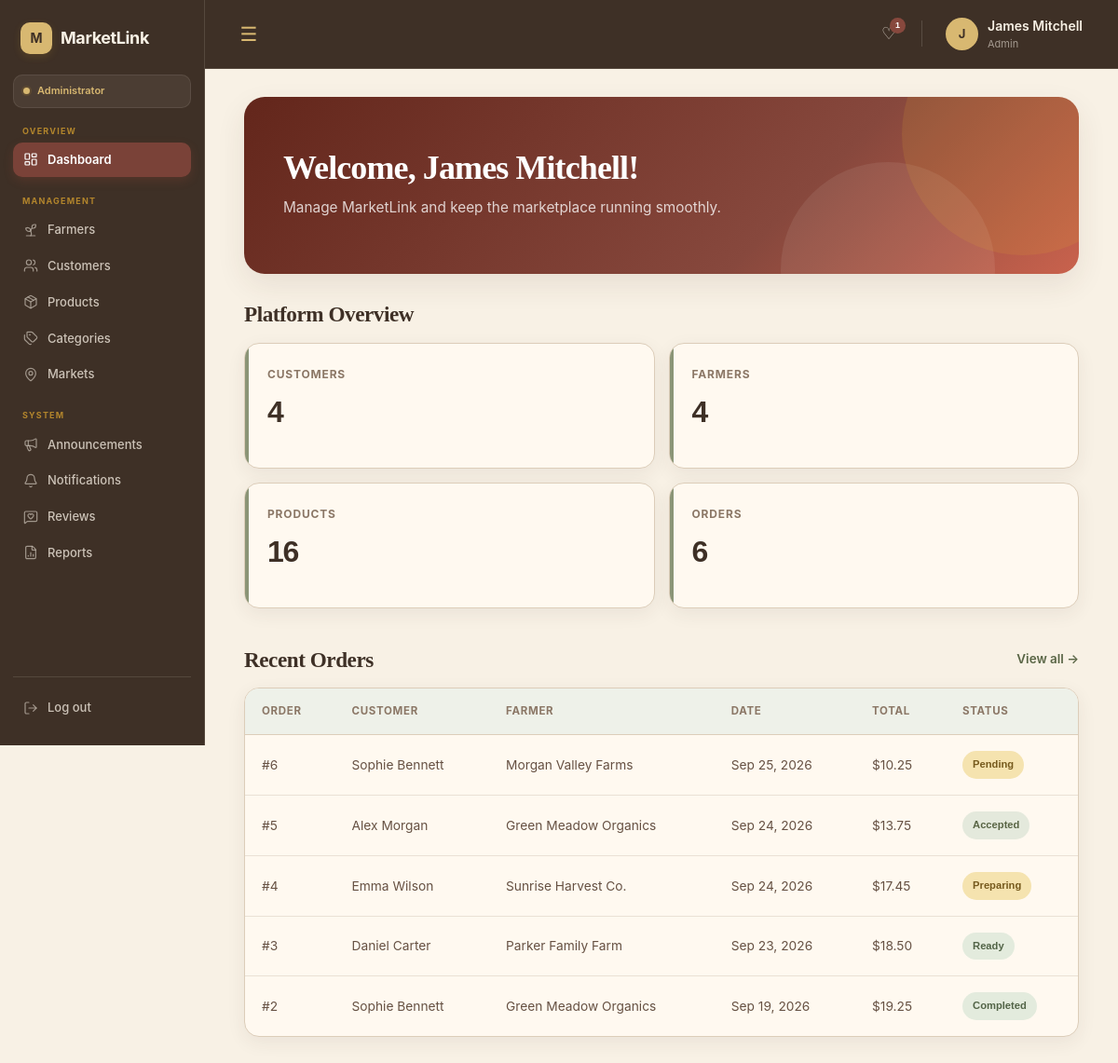
The app's page /admin/dashboard.php (signed in), older data.
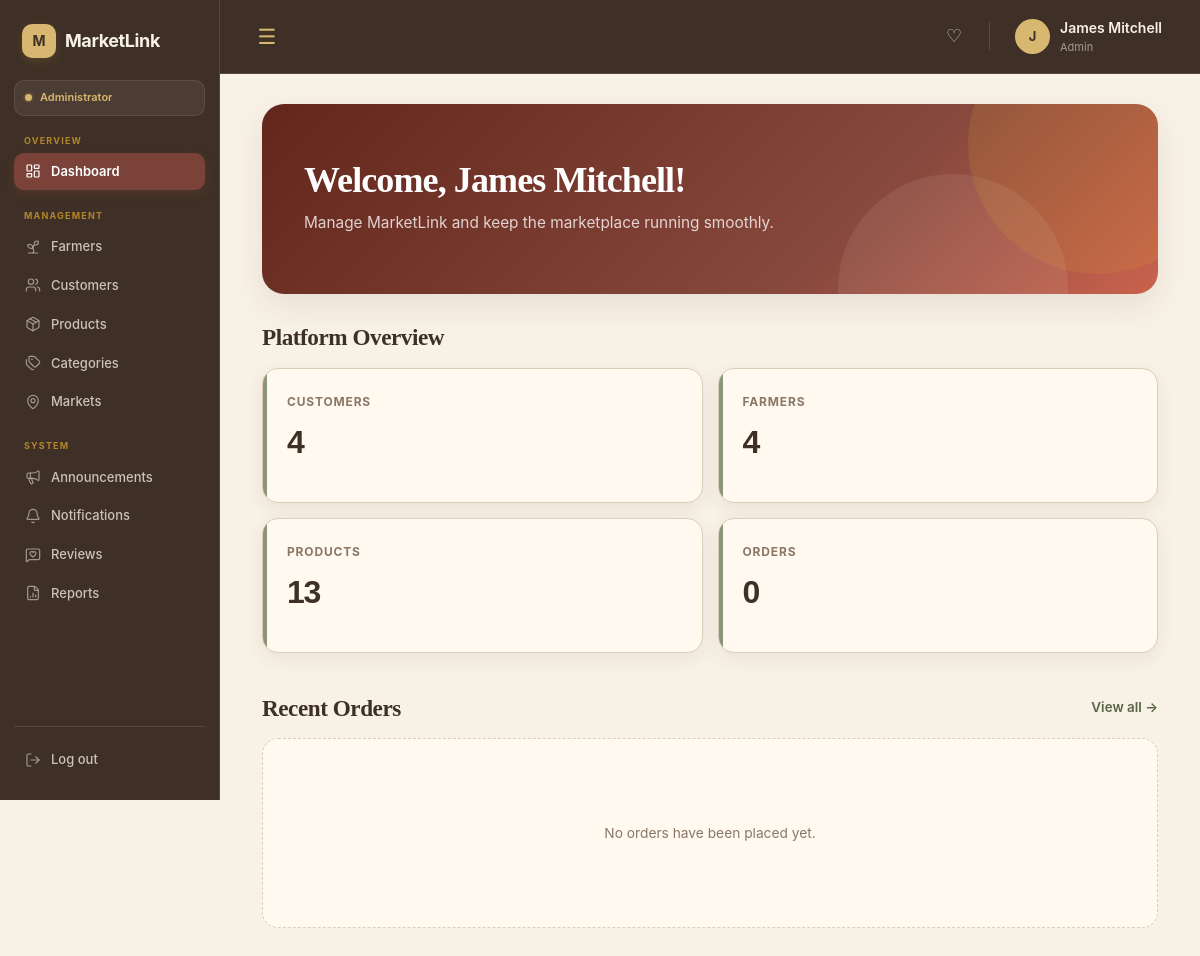
The same page, newer data.
### tables this page shows
CREATE TABLE `orders` (
  `id` int(10) UNSIGNED NOT NULL,
  `customer_id` int(10) UNSIGNED NOT NULL,
  `farmer_id` int(10) UNSIGNED NOT NULL,
  `market_id` int(10) UNSIGNED NOT NULL,
  `pickup_slot_id` int(10) UNSIGNED NOT NULL,
  `pickup_date` date DEFAULT NULL,
  `status` enum('pending','accepted','preparing','ready','completed','cancelled') NOT NULL DEFAULT 'pending',
  `subtotal` decimal(10,2) NOT NULL DEFAULT 0.00,
  `notes` text DEFAULT NULL,
  `created_at` timestamp NOT NULL DEFAULT current_timestamp(),
  `updated_at` timestamp NOT NULL DEFAULT current_timestamp() ON UPDATE current_timestamp()
);

CREATE TABLE `users` (
  `id` int(10) UNSIGNED NOT NULL,
  `name` varchar(100) NOT NULL,
  `email` varchar(150) NOT NULL,
  `password_hash` varchar(255) NOT NULL,
  `phone` varchar(30) DEFAULT NULL,
  `address` varchar(255) DEFAULT NULL,
  `role` enum('customer','farmer','admin') NOT NULL DEFAULT 'customer',
  `status` enum('active','inactive','suspended') NOT NULL DEFAULT 'active',
  `created_at` timestamp NOT NULL DEFAULT current_timestamp(),
  `updated_at` timestamp NOT NULL DEFAULT current_timestamp() ON UPDATE current_timestamp()
);

CREATE TABLE `farmers` (
  `id` int(10) UNSIGNED NOT NULL,
  `user_id` int(10) UNSIGNED NOT NULL,
  `stall_name` varchar(150) NOT NULL,
  `contact_person` varchar(100) DEFAULT NULL,
  `description` text DEFAULT NULL,
  `address` varchar(255) DEFAULT NULL,
  `latitude` decimal(10,8) DEFAULT NULL,
  `longitude` decimal(11,8) DEFAULT NULL,
  `approval_status` enum('pending','approved','rejected') NOT NULL DEFAULT 'pending',
  `created_at` timestamp NOT NULL DEFAULT current_timestamp(),
  `updated_at` timestamp NOT NULL DEFAULT current_timestamp() ON UPDATE current_timestamp()
);

### includes/functions.php (called while the page is built, shortened)
<?php
function e($value): string
{
    return htmlspecialchars(
        (string) $value,
        ENT_QUOTES,
        'UTF-8'
    );
}
function formatPrice(float|int $price): string
{
    return number_format($price, 2);
}
function formatDate(string $date): string
{
    return date('M d, Y', strtotime($date));
}

### admin/dashboard.php (the view, shortened to what the rows shown need)
<?php
require_once __DIR__ . '/../includes/include.php';
$recent_orders = [];
$stmt = $conn->prepare("
    SELECT
        o.id,
        u.name AS customer_name,
        f.stall_name,
        o.status,
        o.subtotal,
        o.created_at
    FROM orders o
    JOIN users u
        ON o.customer_id = u.id
    JOIN farmers f
        ON o.farmer_id = f.id
    ORDER BY o.created_at DESC
    LIMIT 5
");
$stmt->execute();
$result = $stmt->get_result();
while ($row = $result->fetch_assoc()) {
    $recent_orders[] = $row;
}
?>
<!DOCTYPE html>
<html lang="en">
<head>
    <link rel="stylesheet" href="../assets/css/base.css">
    <link rel="stylesheet" href="../assets/css/navbar.css">
    <link rel="stylesheet" href="../assets/css/sidebar.css">
    <link rel="stylesheet" href="../assets/css/dashboard.css">
</head>
<body>
    <main class="main-content">
        <section class="welcome">
            <div>
                <h1>
                    Welcome,
                    <?= e($_SESSION['name']) ?>!
                </h1>
            </div>
        </section>
        <section class="dashboard-section">
            <div class="section-heading">
                <h2>
                    Platform Overview
                </h2>
            </div>
        </section>
        <section class="dashboard-section">
            <div class="section-heading">
                <h2>
                    Recent Orders
                </h2>
            </div>
            <?php if (empty($recent_orders)): ?>
                <div class="dashboard-placeholder">
                    <p>
                        No orders have been placed yet.
                    </p>
                </div>
            <?php else: ?>
                <div class="orders-table-wrapper">
                    <table class="orders-table">
                        <thead>
                            <tr>
                                <th>
                                    Order
                                </th>
                                <th>
                                    Customer
                                </th>
                                <th>
                                    Farmer
                                </th>
                                <th>
                                    Date
                                </th>
                                <th>
                                    Total
                                </th>
                                <th>
                                    Status
                                </th>
                            </tr>
                        </thead>
                        <tbody>
                            <?php foreach ($recent_orders as $order): ?>
                                <tr>
                                    <td>
                                        #<?= (int) $order['id'] ?>
                                    </td>
                                    <td>
                                        <?= e(
                                            $order['customer_name']
                                        ) ?>
                                    </td>
                                    <td>
                                        <?= e(
                                            $order['stall_name']
                                        ) ?>
                                    </td>
                                    <td>
                                        <?=
                                        formatDate($order['created_at'])
                                         ?>
                                    </td>
                                    <td>
                                        $<?=
                                         formatPrice($order['subtotal'])
                                           ?>
                                    </td>
                                    <td>
                                        <span
                                            class="order-status <?= e(
                                                $order['status']
                                            ) ?>"
                                        >
                                            <?=
                                                e(
                                                    ucfirst(
                                                    $order['status']
                                                )
                                            ) ?>
                                        </span>
                                    </td>
                                </tr>
                            <?php endforeach; ?>
                        </tbody>
                    </table>
                </div>
            <?php endif; ?>
        </section>
    </main>
</body>
</html>

Row changes from the older to the newer data that the page shows:
removed orders: id "6", customer.name "Sophie Bennett", farmer.stall_name "Morgan Valley Farms", created_at "Sep 25, 2026", subtotal "10.25", status "Pending"
removed orders: id "5", customer.name "Alex Morgan", farmer.stall_name "Green Meadow Organics", created_at "Sep 24, 2026", subtotal "13.75", status "Accepted"
removed orders: id "4", customer.name "Emma Wilson", farmer.stall_name "Sunrise Harvest Co.", created_at "Sep 24, 2026", subtotal "17.45", status "Preparing"
removed orders: id "3", customer.name "Daniel Carter", farmer.stall_name "Parker Family Farm", created_at "Sep 23, 2026", subtotal "18.50", status "Ready"
removed orders: id "2", customer.name "Sophie Bennett", farmer.stall_name "Green Meadow Organics", created_at "Sep 19, 2026", subtotal "19.25", status "Completed"
Text that changed along with them:
$stats['products']: "16" → "13"
$stats['orders']: "6" → "0"
$notification_count: "1" → (not shown)
text no longer shown: "ORDER CUSTOMER FARMER DATE TOTAL STATUS"
text now shown: "No orders have been placed yet."
